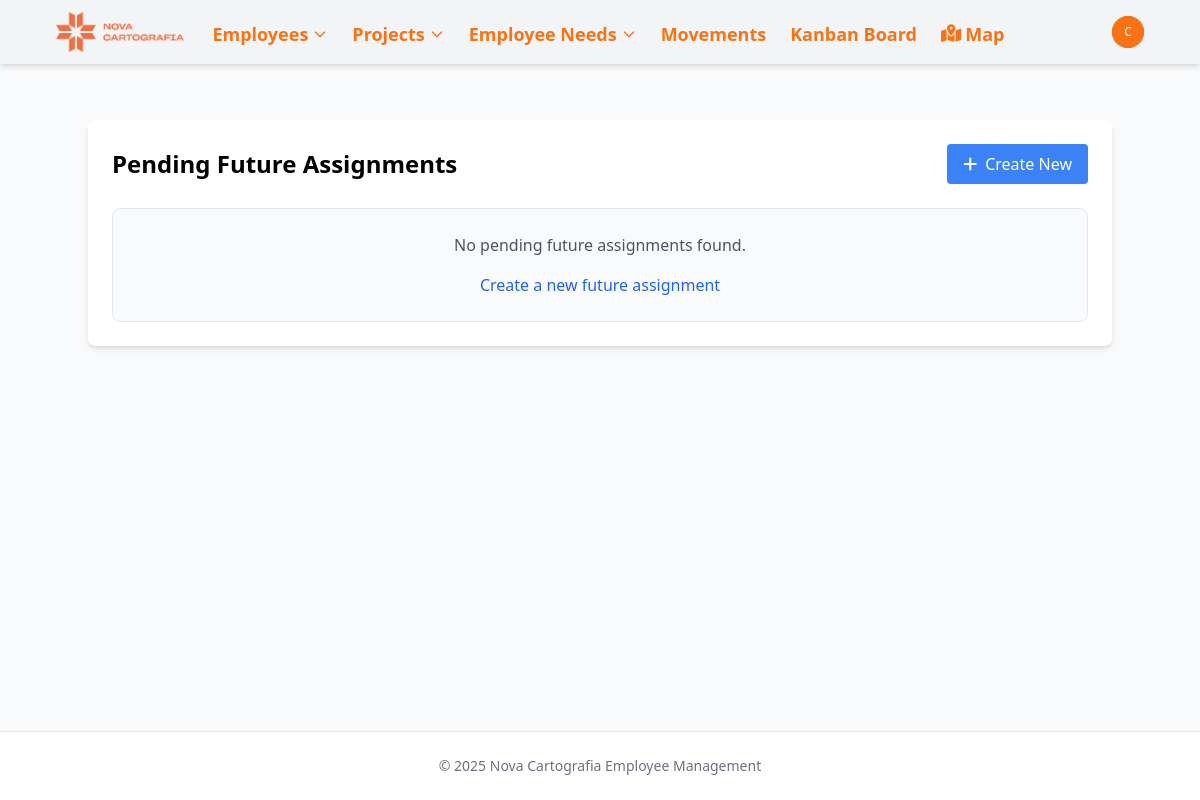
Page /future-assignments/ (signed in) on the earlier database version.
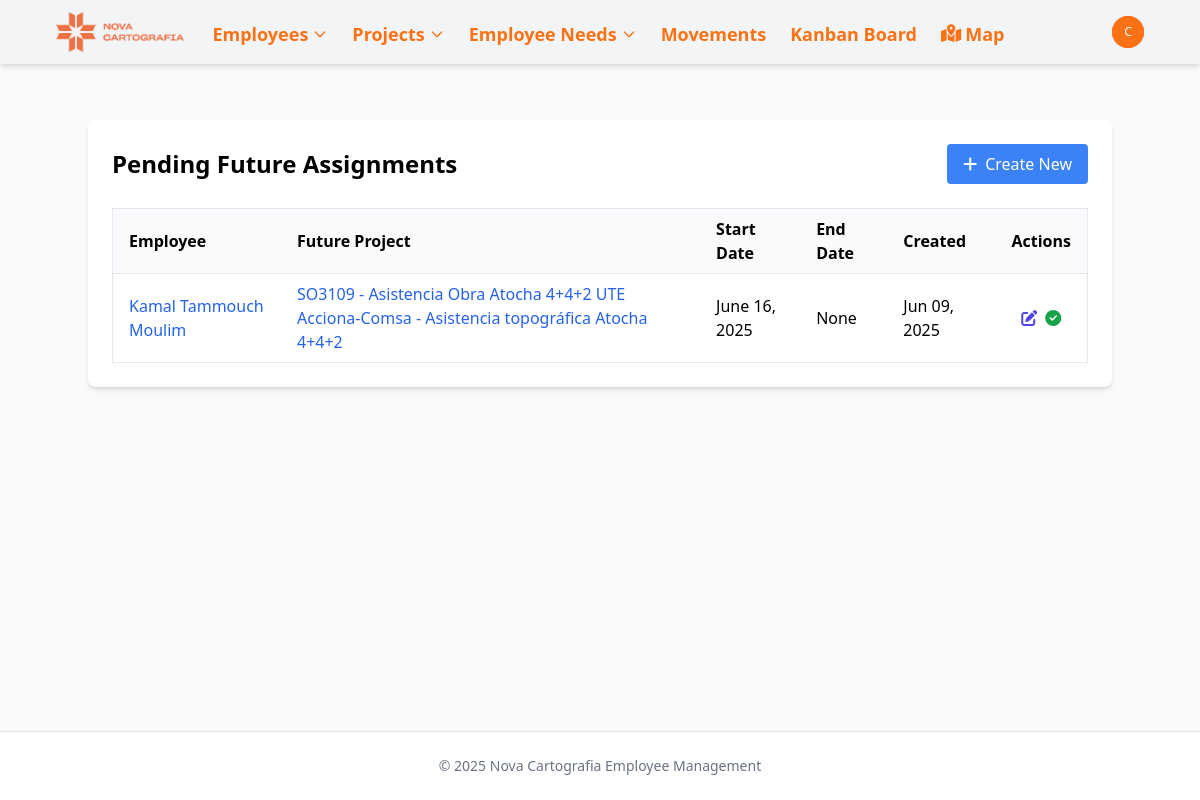
Same page on the later database version.
### novacartografia_employee_management/models.py (models this page shows, shortened)
class GetEmployeeLocked(models.Model):
    next_project = models.ForeignKey(Project, on_delete=models.CASCADE,
                                    related_name='future_employee_assignments',
                                    help_text="The project the employee will be assigned to")
    employee = models.ForeignKey(Employee, on_delete=models.CASCADE,  # Cambiado de ManyToManyField a ForeignKey
                               related_name='future_assignment',
                               null=True,  # Añadido para la migración
                               blank=True,  # Añadido para la migración
                               help_text="The employee to be assigned to the project")
    start_date = models.DateField(help_text="When the employee should start in the new project")
    end_date = models.DateField(help_text="When the employee should end in the new project", null=True, blank=True)
    created_at = models.DateTimeField(auto_now_add=True)
    fulfilled = models.BooleanField(default=False,
                                   help_text="When marked as fulfilled, the employee will be assigned to the new project")
    class Meta:
        verbose_name = "Future Employee Assignment"
        verbose_name_plural = "Future Employee Assignments"

class Employee(models.Model):
    name = models.CharField(max_length=100)
    job = models.CharField(max_length=100)
    project_id = models.ForeignKey(Project, on_delete=models.SET_NULL, related_name='employee_set', blank=True, null=True)
    street = models.CharField(max_length=100, blank=True, null=True)
    city = models.CharField(max_length=100, blank=True, null=True)
    active = models.BooleanField(default=True, help_text="Indicates if the employee is currently active")
    start_date = models.DateField(default=timezone.now, help_text="When the employee started working", null=True, blank=True)
    end_date = models.DateField(blank=True, null=True, help_text="When the employee ended working, if applicable")
    state = models.CharField(max_length=50, default='valencia',
           choices=[
                ('Araba (Álava)', 'Álava'),
                ('Albacete', 'Albacete'),
                ('Alacant (Alicante)', 'Alicante'),
                ('Almería', 'Almería'),
                ('Asturias', 'Asturias'),
                ('Ávila', 'Ávila'),
                ('Badajoz', 'Badajoz'),
                ('Barcelona', 'Barcelona'),
                ('Burgos', 'Burgos'),
                ('Cáceres', 'Cáceres'),
                ('Cádiz', 'Cádiz'),
                ('Cantabria', 'Cantabria'),
                ('Castelló (Castellón)', 'Castellón'),
                ('Ceuta', 'Ceuta'),
                ('Ciudad Real', 'Ciudad Real'),
                ('Córdoba', 'Córdoba'),
                ('Cuenca', 'Cuenca'),
                ('Gerona', 'Gerona'),
                ('Granada', 'Granada'),
                ('Guadalajara', 'Guadalajara'),
                ('Gipuzkoa (Guipúzcoa)', 'Guipúzcoa'),
                ('Huelva', 'Huelva'),
                ('Huesca', 'Huesca'),
                ('Islas Baleares', 'Islas Baleares'),
                ('Jaén', 'Jaén'),
                ('A Coruña (La Coruña)', 'La Coruña'),
                ('La Rioja', 'La Rioja'),
                ('Las Palmas', 'Las Palmas'),
                ('León', 'León'),
                ('Lérida', 'Lérida'),
                ('Lleida', 'Lérida'),  # Agregado porque aparece en tu CSV
                ('Lugo', 'Lugo'),
                ('Madrid', 'Madrid'),
                ('Málaga', 'Málaga'),
                ('Melilla', 'Melilla'),
                ('Murcia', 'Murcia'),
                ('Navarra (Nafarroa)', 'Navarra'),  # Corregido para coincidir con el CSV
                ('Orense', 'Orense'),
                ('Palencia', 'Palencia'),
                ('Pontevedra', 'Pontevedra'),
                ('Salamanca', 'Salamanca'),
                ('Santa Cruz de Tenerife', 'Santa Cruz de Tenerife'),
                ('Segovia', 'Segovia'),
                ('Sevilla', 'Sevilla'),
                ('Soria', 'Soria'),
                ('Tarragona', 'Tarragona'),
                ('Teruel', 'Teruel'),
                ('Toledo', 'Toledo'),
                ('Valencia', 'Valencia'),
                ('Valladolid', 'Valladolid'),
                ('Bizkaia (Vizcaya)', 'Vizcaya'),
                ('Zamora', 'Zamora'),
                ('Zaragoza', 'Zaragoza'),
            ])
    latitude = models.FloatField(null=True, blank=True)
    longitude = models.FloatField(null=True, blank=True)
    academic_training = models.CharField(max_length=100, blank=True, null=True)
    driver_license = models.BooleanField(default=False)
    twenty_hours = models.BooleanField(default=False)
    sixty_hours = models.BooleanField(default=False)
    confine = models.BooleanField(default=False)
    height = models.BooleanField(default=False)
    mining = models.BooleanField(default=False)
    railway_carriage = models.BooleanField(default=False)
    railway_mounting = models.BooleanField(default=False)
    building = models.BooleanField(default=False)
    office_work = models.BooleanField(default=False)
    scanner = models.BooleanField(default=False)
    leveling = models.BooleanField(default=False)
    static = models.BooleanField(default=False)
    drag = models.BooleanField(default=False)
    locked = models.BooleanField(default=False, help_text="Indicates if the employee is locked for a future project")

class Project(models.Model):
    PROJECT_TYPES = [
        ('external', 'Obra'),
        ('project', 'Proyecto'),
    ]
    MANAGER_TYPES = [
        ('Jose Cuesta Mejías', 'Cuesta'),
        ('Javier Marín Gimeno', 'Javi'),
        ('Guillermo Boscá Gómez', 'Guillermo'),
        ('Miguel Ángel Martínez García', 'Miguel Ángel'),
        ('Óscar López Valverde', 'Óscar'),
    ]
    name = models.CharField(max_length=100)
    type = models.CharField(max_length=50, choices=PROJECT_TYPES, default='proyecto')
    description = models.TextField(blank=True, null=True)
    manager = models.CharField(max_length=50, choices=MANAGER_TYPES, null=True, blank=True)
    state = models.CharField(max_length=50, null=True, blank=True, )
    academic_training = models.CharField(max_length=100, blank=True, null=True)
    twenty_hours = models.BooleanField(default=False)
    sixty_hours = models.BooleanField(default=False)
    confine = models.BooleanField(default=False)
    height = models.BooleanField(default=False)
    mining = models.BooleanField(default=False)
    railway_carriage = models.BooleanField(default=False)
    railway_mounting = models.BooleanField(default=False)
    building = models.BooleanField(default=False)
    office_work = models.BooleanField(default=False)
    scanner = models.BooleanField(default=False)
    leveling = models.BooleanField(default=False)
    static = models.BooleanField(default=False)
    drag = models.BooleanField(default=False)

### novacartografia_employee_management/views.py (the view)
# urls.py: path('future-assignments/', views.get_employee_locked_list, name='get_employee_locked_list'),
@login_required
def get_employee_locked_list(request):
    future_assignments = GetEmployeeLocked.objects.filter(fulfilled=False)
    return render(request, 'novacartografia_employee_management/future_assignment_list.html', {
        'future_assignments': future_assignments,
    })

### templates/novacartografia_employee_management/future_assignment_list.html (shortened to what this page needs)
{% extends 'base.html' %}
{% block content %}
<div class="max-w-5xl mx-auto bg-white p-6 rounded-lg shadow-md">
  <div class="flex justify-between items-center mb-6">
    <h1 class="text-2xl font-bold">Pending Future Assignments</h1>
    <a href="{% url 'get_employee_locked_create' %}" class="bg-blue-500 hover:bg-blue-600 text-white px-4 py-2 rounded flex items-center">
      <i class="fas fa-plus mr-2"></i> Create New
    </a>
  </div>
  {% if future_assignments %}
    <div class="overflow-x-auto">
      <table class="min-w-full bg-white border border-gray-200">
        <thead>
          <tr>
            <th class="py-2 px-4 border-b border-gray-200 bg-gray-50 text-left">Employee</th>
            <th class="py-2 px-4 border-b border-gray-200 bg-gray-50 text-left">Future Project</th>
            <th class="py-2 px-4 border-b border-gray-200 bg-gray-50 text-left">Start Date</th>
            <th class="py-2 px-4 border-b border-gray-200 bg-gray-50 text-left">End Date</th>
            <th class="py-2 px-4 border-b border-gray-200 bg-gray-50 text-left">Created</th>
            <th class="py-2 px-4 border-b border-gray-200 bg-gray-50 text-center">Actions</th>
          </tr>
        </thead>
        <tbody>
          {% for assignment in future_assignments %}
            <tr class="hover:bg-gray-100">
              <td class="py-2 px-4 border-b border-gray-200">
                <a href="{% url 'employee_detail' assignment.employee.id %}" class="text-blue-600 hover:text-blue-800">
                  {{ assignment.employee.name }}
                </a>
              </td>
              <td class="py-2 px-4 border-b border-gray-200">
                <a href="{% url 'project_detail' assignment.next_project.id %}" class="text-blue-600 hover:text-blue-800">
                  {{ assignment.next_project.name }}
                </a>
              </td>
              <td class="py-2 px-4 border-b border-gray-200">{{ assignment.start_date }}</td>
              <td class="py-2 px-4 border-b border-gray-200">{{ assignment.end_date }}</td>
              <td class="py-2 px-4 border-b border-gray-200">{{ assignment.created_at|date:"M d, Y" }}</td>
              <td class="py-2 px-4 border-b border-gray-200 text-center">
                <div class="flex justify-center space-x-2">
                  <a href="{% url 'get_employee_locked_update' assignment.id %}" class="text-indigo-600 hover:text-indigo-900" title="Edit">
                    <i class="fas fa-edit"></i>
                  </a>
                  <a href="{% url 'get_employee_locked_fulfill' assignment.id %}" class="text-green-600 hover:text-green-800" title="Fulfill">
                    <i class="fas fa-check-circle"></i>
                  </a>
                </div>
              </td>
            </tr>
          {% endfor %}
        </tbody>
      </table>
    </div>
  {% else %}
    <div class="bg-gray-50 p-6 text-center rounded-lg border border-gray-200">
      <p class="text-gray-600">No pending future assignments found.</p>
      <a href="{% url 'get_employee_locked_create' %}" class="inline-block mt-4 text-blue-600 hover:text-blue-800">
        Create a new future assignment
      </a>
    </div>
  {% endif %}
</div>
{% endblock %}

Differences in the rows shown:
added GetEmployeeLocked: employee.name "Kamal Tammouch Moulim", next_project.name "SO3109 - Asistencia Obra Atocha 4+4+2 UTE Acciona-Comsa - Asistencia topográfica Atocha 4+4+2", start_date "June 16, 2025", end_date "None", created_at "Jun 09, 2025"
Other differences:
text no longer shown: "No pending future assignments found. Create a new future assignment"
text now shown: "Employee Future Project Start Date End Date Created Actions"
